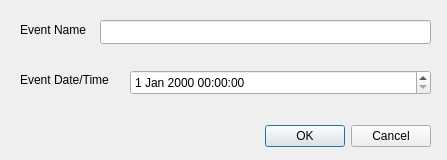
<?xml version="1.0" encoding="UTF-8"?>
<ui version="4.0">
 <class>editcalendarevent</class>
 <widget class="QDialog" name="editcalendarevent">
  <property name="geometry">
   <rect>
    <x>0</x>
    <y>0</y>
    <width>447</width>
    <height>160</height>
   </rect>
  </property>
  <property name="windowTitle">
   <string>Edit Event</string>
  </property>
  <widget class="QDialogButtonBox" name="buttonBox">
   <property name="geometry">
    <rect>
     <x>90</x>
     <y>120</y>
     <width>341</width>
     <height>32</height>
    </rect>
   </property>
   <property name="orientation">
    <enum>Qt::Horizontal</enum>
   </property>
   <property name="standardButtons">
    <set>QDialogButtonBox::Cancel|QDialogButtonBox::Ok</set>
   </property>
  </widget>
  <widget class="QDateTimeEdit" name="dateTimeEdit">
   <property name="geometry">
    <rect>
     <x>130</x>
     <y>70</y>
     <width>301</width>
     <height>25</height>
    </rect>
   </property>
  </widget>
  <widget class="QLabel" name="label_eventDate">
   <property name="geometry">
    <rect>
     <x>20</x>
     <y>70</y>
     <width>111</width>
     <height>20</height>
    </rect>
   </property>
   <property name="text">
    <string>Event Date/Time</string>
   </property>
  </widget>
  <widget class="QLabel" name="label_eventName">
   <property name="geometry">
    <rect>
     <x>20</x>
     <y>20</y>
     <width>80</width>
     <height>20</height>
    </rect>
   </property>
   <property name="text">
    <string>Event Name</string>
   </property>
  </widget>
  <widget class="QLineEdit" name="lineEdit_eventName">
   <property name="geometry">
    <rect>
     <x>100</x>
     <y>20</y>
     <width>331</width>
     <height>24</height>
    </rect>
   </property>
  </widget>
 </widget>
 <resources/>
 <connections>
  <connection>
   <sender>buttonBox</sender>
   <signal>accepted()</signal>
   <receiver>editcalendarevent</receiver>
   <slot>accept()</slot>
   <hints>
    <hint type="sourcelabel">
     <x>248</x>
     <y>254</y>
    </hint>
    <hint type="destinationlabel">
     <x>157</x>
     <y>274</y>
    </hint>
   </hints>
  </connection>
  <connection>
   <sender>buttonBox</sender>
   <signal>rejected()</signal>
   <receiver>editcalendarevent</receiver>
   <slot>reject()</slot>
   <hints>
    <hint type="sourcelabel">
     <x>316</x>
     <y>260</y>
    </hint>
    <hint type="destinationlabel">
     <x>286</x>
     <y>274</y>
    </hint>
   </hints>
  </connection>
 </connections>
</ui>
